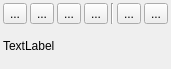
<?xml version="1.0" encoding="UTF-8"?>
<ui version="4.0">
 <class>IScrOptOvlArea</class>
 <widget class="QWidget" name="IScrOptOvlArea">
  <property name="geometry">
   <rect>
    <x>0</x>
    <y>0</y>
    <width>171</width>
    <height>69</height>
   </rect>
  </property>
  <property name="windowTitle">
   <string>Form</string>
  </property>
  <layout class="QVBoxLayout" name="verticalLayout">
   <property name="spacing">
    <number>3</number>
   </property>
   <property name="leftMargin">
    <number>3</number>
   </property>
   <property name="topMargin">
    <number>3</number>
   </property>
   <property name="rightMargin">
    <number>3</number>
   </property>
   <property name="bottomMargin">
    <number>3</number>
   </property>
   <item>
    <layout class="QHBoxLayout" name="horizontalLayout">
     <property name="spacing">
      <number>3</number>
     </property>
     <item>
      <widget class="QToolButton" name="toolEditDetails">
       <property name="toolTip">
        <string>View details and edit.</string>
       </property>
       <property name="text">
        <string>...</string>
       </property>
       <property name="icon">
        <iconset resource="../../resources.qrc">
         <normaloff>:/icons/32x32/EditDetails.png</normaloff>:/icons/32x32/EditDetails.png</iconset>
       </property>
      </widget>
     </item>
     <item>
      <widget class="QToolButton" name="toolTags">
       <property name="toolTip">
        <string>Set tags and rating.</string>
       </property>
       <property name="text">
        <string>...</string>
       </property>
       <property name="icon">
        <iconset resource="../../resources.qrc">
         <normaloff>:/icons/32x32/Tag.png</normaloff>:/icons/32x32/Tag.png</iconset>
       </property>
      </widget>
     </item>
     <item>
      <widget class="QToolButton" name="toolCopy">
       <property name="toolTip">
        <string>Copy area into another project.</string>
       </property>
       <property name="text">
        <string>...</string>
       </property>
       <property name="icon">
        <iconset resource="../../resources.qrc">
         <normaloff>:/icons/32x32/Copy.png</normaloff>:/icons/32x32/Copy.png</iconset>
       </property>
      </widget>
     </item>
     <item>
      <widget class="QToolButton" name="toolDelete">
       <property name="toolTip">
        <string>Delete area from project.</string>
       </property>
       <property name="text">
        <string>...</string>
       </property>
       <property name="icon">
        <iconset resource="../../resources.qrc">
         <normaloff>:/icons/32x32/DeleteOne.png</normaloff>:/icons/32x32/DeleteOne.png</iconset>
       </property>
      </widget>
     </item>
     <item>
      <widget class="Line" name="line">
       <property name="orientation">
        <enum>Qt::Vertical</enum>
       </property>
      </widget>
     </item>
     <item>
      <widget class="QToolButton" name="toolEdit">
       <property name="toolTip">
        <string>Edit shape of the area.</string>
       </property>
       <property name="text">
        <string>...</string>
       </property>
       <property name="icon">
        <iconset resource="../../resources.qrc">
         <normaloff>:/icons/32x32/AreaMove.png</normaloff>:/icons/32x32/AreaMove.png</iconset>
       </property>
      </widget>
     </item>
     <item>
      <widget class="QToolButton" name="toolNogo">
       <property name="toolTip">
        <string>Toggle Nogo-Area</string>
       </property>
       <property name="text">
        <string>...</string>
       </property>
       <property name="icon">
        <iconset resource="../../resources.qrc">
         <normaloff>:/icons/32x32/NoGo.png</normaloff>:/icons/32x32/NoGo.png</iconset>
       </property>
       <property name="checkable">
        <bool>true</bool>
       </property>
      </widget>
     </item>
     <item>
      <spacer name="horizontalSpacer">
       <property name="orientation">
        <enum>Qt::Horizontal</enum>
       </property>
       <property name="sizeType">
        <enum>QSizePolicy::Expanding</enum>
       </property>
       <property name="sizeHint" stdset="0">
        <size>
         <width>1</width>
         <height>20</height>
        </size>
       </property>
      </spacer>
     </item>
    </layout>
   </item>
   <item>
    <widget class="QLabel" name="label">
     <property name="text">
      <string>TextLabel</string>
     </property>
     <property name="openExternalLinks">
      <bool>true</bool>
     </property>
     <property name="textInteractionFlags">
      <set>Qt::LinksAccessibleByMouse|Qt::TextSelectableByMouse</set>
     </property>
    </widget>
   </item>
  </layout>
 </widget>
 <resources>
  <include location="../../resources.qrc"/>
 </resources>
 <connections/>
</ui>
